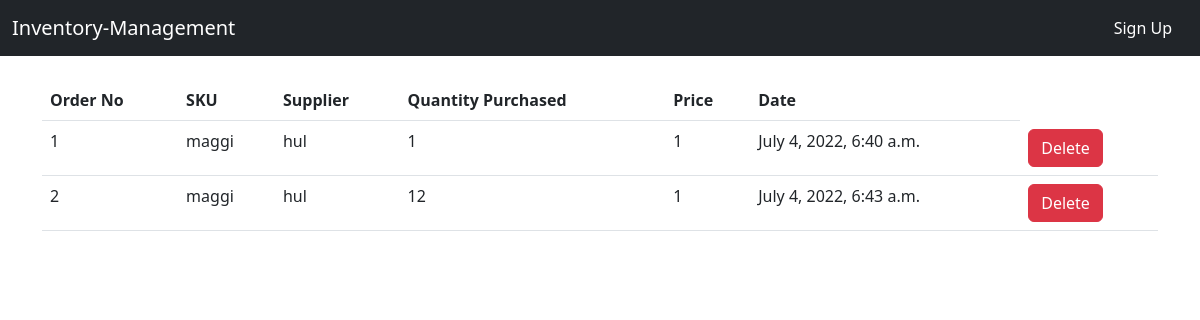
The app's page /purchase/purchase-history/ with its own data.
### purchase/models.py (models this page shows, shortened)
class NewStockModel(models.Model):
    order_no = models.IntegerField(primary_key=True)
    sku = models.ForeignKey(InventoryModel, on_delete=models.CASCADE)
    supplier = models.ForeignKey(SupplierModel, on_delete=models.CASCADE)
    quantity = models.IntegerField()
    price = models.IntegerField()
    date = models.DateTimeField(auto_now=True)

### inventory/models.py (models this page shows)
class InventoryModel(models.Model):
    sku = models.CharField(max_length=100)
    available_quantity = models.IntegerField()
    def __str__(self):
        return self.sku

### supplier/models.py (models this page shows)
class SupplierModel(models.Model):
    name = models.CharField(max_length=100)
    contact = models.IntegerField()
    email = models.EmailField()
    address = models.TextField()
    def __str__(self):
        return self.name

### purchase/views.py (the view)
# urls.py: path('purchase-history/', views.purchase_history, name='purchase-history'),
def purchase_history(request):
    purchases = NewStockModel.objects.all()
    return render(request, 'purchase/purchase_history.html', {
        'purchases': purchases
    })

### purchase/templates/purchase/purchase_history.html (shortened to what this page needs)
{% extends 'base.html' %}
{% block content %}
    <div class='container'>
        <table class="table mt-4">
            <thead>
              <tr>
                <th scope="col">Order No</th>
                <th scope="col">SKU</th>
                <th scope="col">Supplier</th>
                <th scope="col">Quantity Purchased</th>
                <th scope="col">Price</th>
                <th scope="col">Date</th>
              </tr>
            </thead>
            <tbody>
                {% for purchase in purchases %}
                    <tr>
                        <td>{{ purchase.order_no }}</td>
                        <td>{{ purchase.sku }}</td>
                        <td>{{ purchase.supplier }}</td>
                        <td>{{ purchase.quantity }}</td>
                        <td>{{ purchase.price }}</td>
                        <td>{{ purchase.date }}</td>
                        <td><a class='btn btn-danger' href={% url 'delete-purchase' purchase.order_no %}>Delete</a></td>
                    </tr>
                {% endfor %}
            </tbody>
          </table>
    </div>
{% endblock %}

### records on screen
NewStockModel: order_no "1", sku "maggi", supplier "hul", quantity "1", price "1", date "July 4, 2022, 6:40 a.m."
NewStockModel: order_no "2", sku "maggi", supplier "hul", quantity "12", price "1", date "July 4, 2022, 6:43 a.m."
